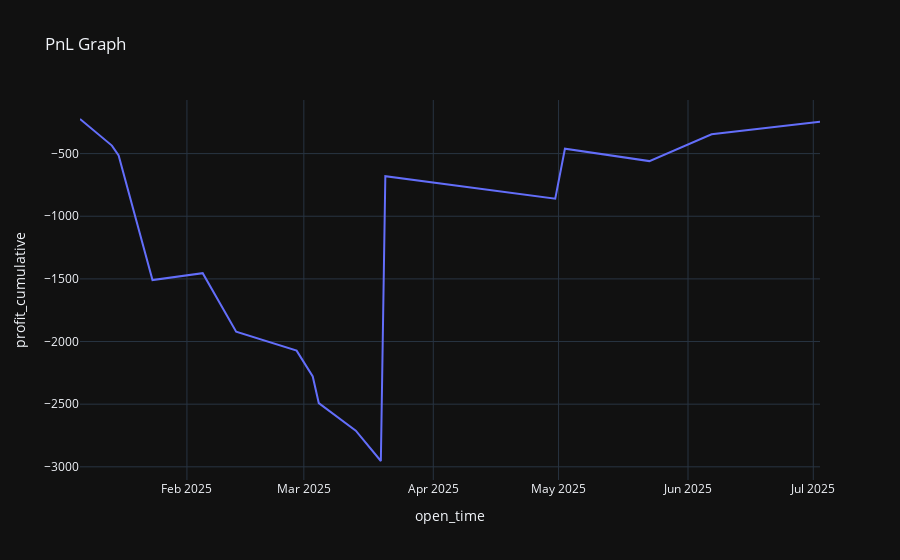

Source (notebook cell):
### Code cell
pnl_chart = bt.plot_pnl()
display(pnl_chart)

### Figure 1 — Plotly figure (JSON) as saved in the notebook; plotly's stock layout.template omitted (floating-point values rounded to 4 significant figures)
{"data": [{"hovertemplate": "open_time=%{x}<br>profit_cumulative=%{y}<extra></extra>", "legendgroup": "", "line": {"color": "#636efa", "dash": "solid"}, "marker": {"symbol": "circle"}, "mode": "lines", "name": "", "orientation": "v", "showlegend": false, "type": "scatter", "x": ["2025-01-06T09:30:00", "2025-01-14T00:50:00", "2025-01-15T15:30:00", "2025-01-23T18:10:00", "2025-02-04T18:45:00", "2025-02-12T19:00:00", "2025-02-27T06:30:00", "2025-03-03T03:10:00", "2025-03-04T13:50:00", "2025-03-13T10:35:00", "2025-03-19T10:35:00", "2025-03-20T12:20:00", "2025-04-30T04:55:00", "2025-05-02T12:35:00", "2025-05-22T18:05:00", "2025-06-06T15:30:00", "2025-07-02T14:35:00"], "xaxis": "x", "y": [-223.9, -436.0, -514.8, -1510.0, -1454.0, -1921.0, -2073.0, -2279.0, -2491.0, -2711.0, -2953.0, -680.3, -860.1, -461.2, -559.8, -345.5, -246.5], "yaxis": "y"}], "layout": {"legend": {"tracegroupgap": 0}, "title": {"text": "PnL Graph"}, "xaxis": {"anchor": "y", "domain": [0, 1], "title": {"text": "open_time"}}, "yaxis": {"anchor": "x", "domain": [0, 1], "title": {"text": "profit_cumulative"}}}}
